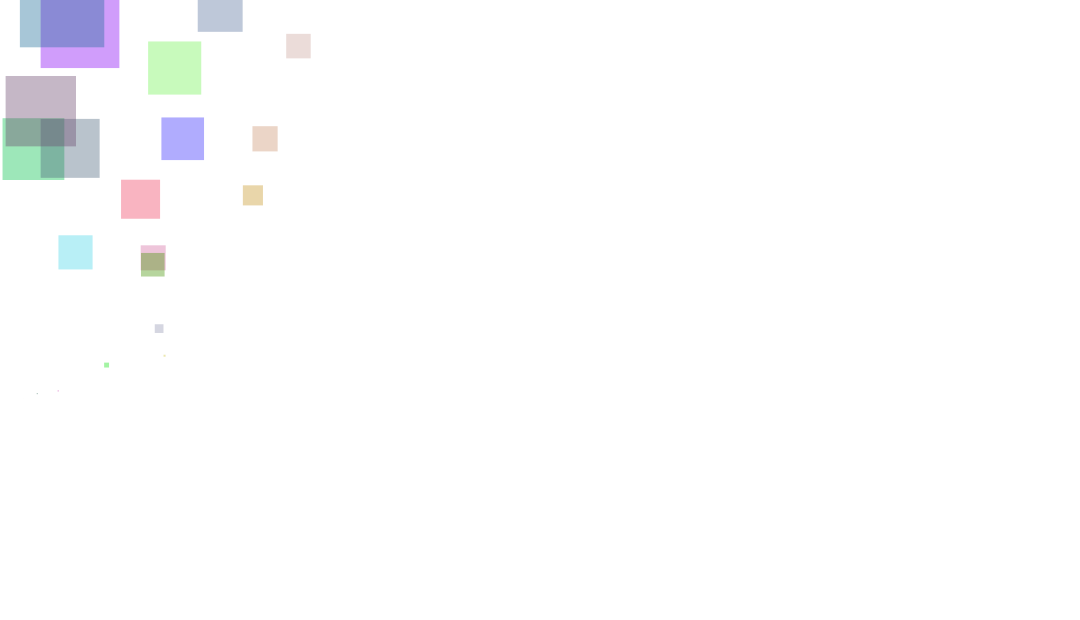
Frame 1 (no input)
Frame 60 (the mouse pressed at the canvas centre just before this capture): identical to frame 1, image omitted
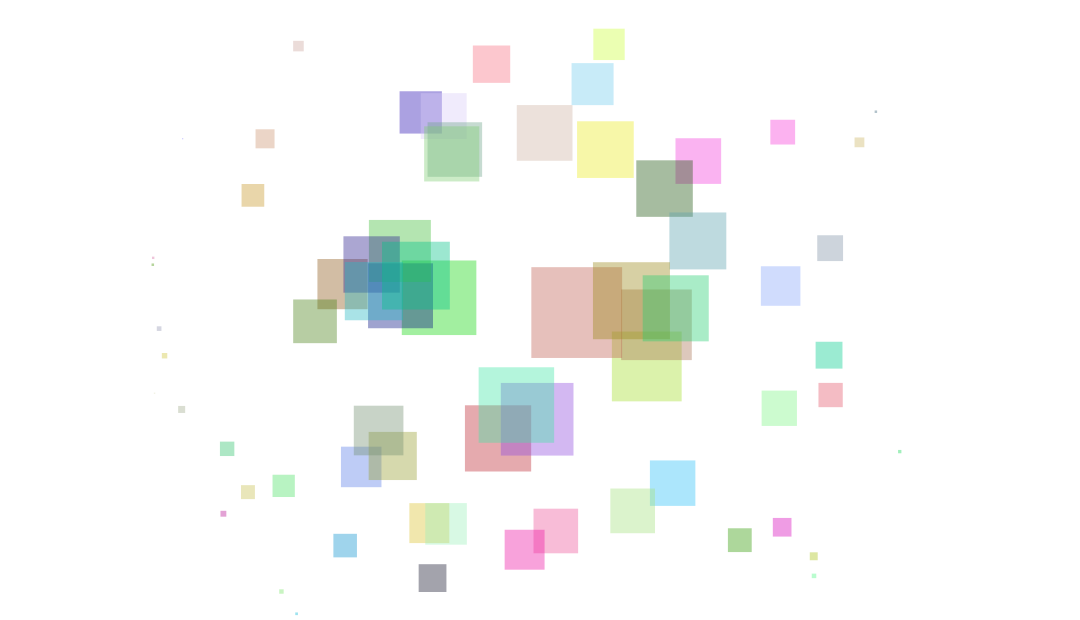
Frame 120 (the mouse held since frame 60 and released just before this capture)

The Processing sketch that drew these frames (run headless with seeded random() and noise(); from frame 60 on, the mouse is pressed at the canvas centre):

// Processing sketch: distance_squared
// ── distance_squared.pde
ArrayList<PVector> points;
color[] colors;

int numRects = 100;

void setup(){
  size(1080, 620);
  background(255);
  rectMode(CENTER);
  noStroke();
  
  points = new ArrayList<PVector>();
  colors = new color[numRects];
  for(int i = 0; i < numRects; i++){
    points.add(new PVector(random(width),random(height)));
    colors[i] = color(random(256),random(256),random(256));
  }
}

void draw(){
  background(255);
  for(int i = 0; i < numRects; i++){
    float d = 400 - dist(points.get(i).x, points.get(i).y, mouseX, mouseY);
    color c = colors[i];
    if(d > 0){
      fill(c, 100);
      rect(points.get(i).x, points.get(i).y, d/4,d/4);
    }
    
  }
}
  
